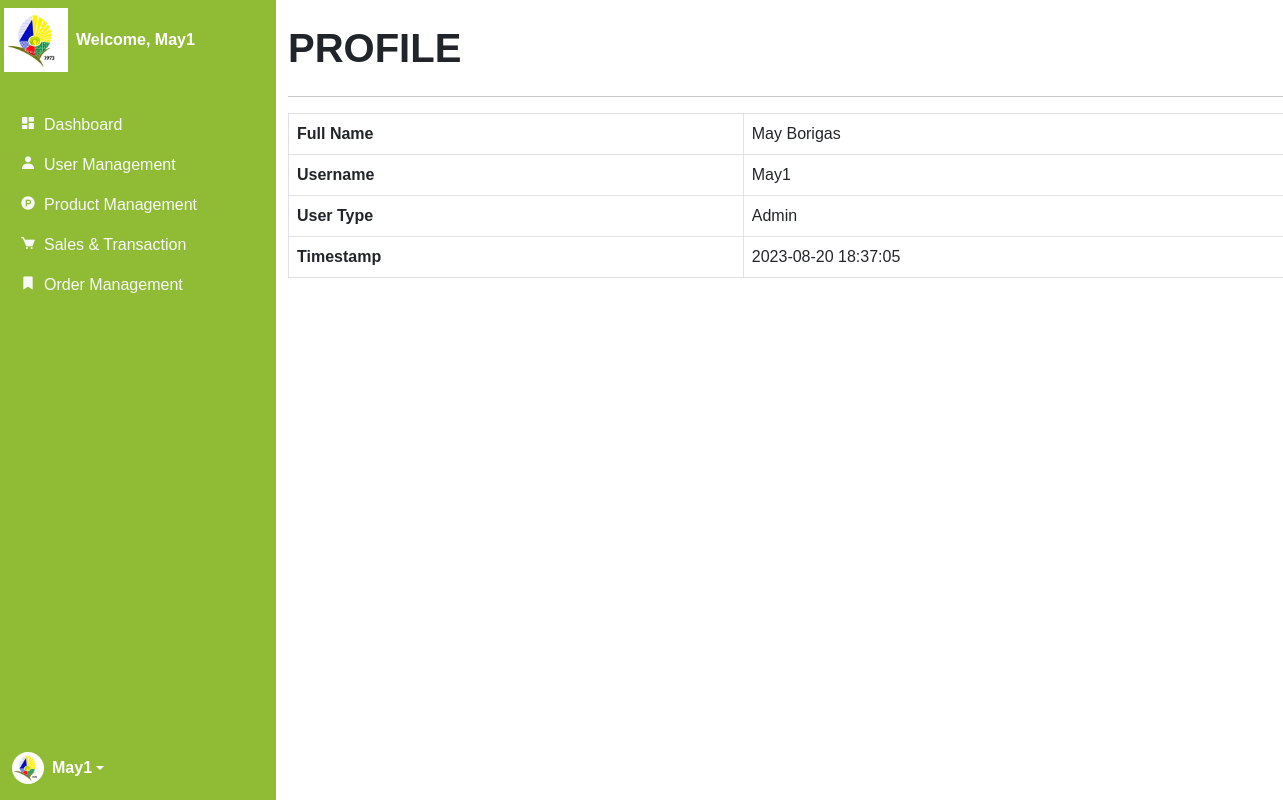
Page /backend/profile.php (signed in) on the committed database.
### tables this page shows
CREATE TABLE `account` (
  `id` int(11) NOT NULL,
  `fullname` varchar(255) NOT NULL,
  `email` varchar(255) NOT NULL,
  `contact` varchar(255) NOT NULL,
  `address` varchar(255) NOT NULL,
  `location` varchar(255) NOT NULL,
  `username` varchar(255) NOT NULL,
  `password` varchar(255) NOT NULL,
  `timestamp` datetime NOT NULL DEFAULT current_timestamp() ON UPDATE current_timestamp(),
  `usertype` varchar(255) NOT NULL
);

### backend/profile.php (the view, shortened to what this page needs)
<?php
    include '../components/backend_header.php';
?>
<body>
    <div class="container-fluid">
        <div class="row flex-nowrap">
            <div class="col-12 col-xl-2">
                <div
                    class="d-flex flex-column align-items-center align-items-sm-start px-3 pt-2 text-white min-vh-100 bg">
                    <div class="d-flex">
                        <img src="../img/logo.png" class="logo me-2" alt="pos">
                        <a href="index.php"
                            class="d-flex align-items-center mb-md-0 me-md-auto text-white text-decoration-none">
                            <span class="fw-bold"><?php echo "Welcome, ", $_SESSION['username']; ?></span>
                        </a>
                    </div>
                    <ul class="nav nav-pills flex-column mb-auto w-100">
                        <li class="nav-item">
                            <a href="dashboard.php" class="nav-link link-light">
                                <i class="bx bxs-dashboard me-2"></i>Dashboard
                            </a>
                        </li>
                        <li class="nav-item">
                            <a href="user.php" class="nav-link link-light">
                                <i class='bx bxs-user me-2'></i>User Management
                            </a>
                        </li>
                        <li class="nav-item">
                            <a href="product.php" class="nav-link link-light">
                                <i class="bx bxl-product-hunt me-2"></i>Product Management
                            </a>
                        </li>
                        <li class="nav-item">
                            <a href="sales.php" class="nav-link link-light">
                                <i class="bx bxs-cart me-2"></i>Sales & Transaction
                            </a>
                        </li>
                        <li class="nav-item">
                            <a href="order.php" class="nav-link link-light">
                                <i class='bx bxs-bookmark me-2'></i>Order Management
                            </a>
                        </li>
                    </ul>
                    <div class="dropdown">
                        <a href="#"
                            class="d-flex align-items-center text-white text-decoration-none dropdown-toggle ms-2"
                            id="dropdownUser2" data-bs-toggle="dropdown" aria-expanded="false">
                            <img src="../img/logo.png" alt="pos" width="32" height="32" class="rounded-circle me-2">
                            <strong><?php echo $_SESSION['username']; ?></strong>
                        </a>
                    </div>
                </div>
            </div>
            <?php
                $username = $_SESSION['username'];
                function fetchUserData($conn, $table, $username) {
                    $query = "SELECT * FROM $table WHERE username = '$username'";
                    $result = $conn->query($query);
                    return $result->fetch_assoc();
                }
                $userData = fetchUserData($conn, 'account', $username);
            ?>
            <div class="col-12 col-xl-10">
                <div class="col mt-4">
                    <h1 class="mb-4 text-uppercase fw-bolder">Profile</h1>
                    <hr>
                    <div class="row">
                        <div class="col">
                            <div class="table-responsive">
                                <table class="table table-bordered">
                                    <tbody>
                                        <tr>
                                            <th>Full Name</th>
                                            <td><?php echo $userData['fullname']; ?></td>
                                        </tr>
                                        <tr>
                                            <th>Username</th>
                                            <td><?php echo $userData['username']; ?></td>
                                        </tr>
                                        <tr>
                                            <th>User Type</th>
                                            <td><?php echo $userData['usertype']; ?></td>
                                        </tr>
                                        <tr>
                                            <th>Timestamp</th>
                                            <td><?php echo $userData['timestamp']; ?></td>
                                        </tr>
                                    </tbody>
                                </table>
                            </div>
                        </div>
                    </div>
                </div>
            </div>
        </div>
    </div>
</body>
</html>

### backend/css/profile.css (style rules this page uses)
* { margin: 0; padding: 0; box-sizing: border-box; font-family: "Poppins", sans-serif; }
html { width: 100%; margin: 0; background-color: var(--background); }
:root { --text: #000000; --background: #f5f5f5; --primary: #90BC35; --secondary: #FFF78C; --accent: #183D8B; --white: #FFFFFF; }
.container-fluid { padding: 0; }
.container-fluid .row { margin-right: 1rem; }
.container-fluid .bg { background-color: var(--primary); }
.container-fluid .logo { width: 4rem; }
.container-fluid .col-xl-2 { width: 18rem; padding: 0; }
.container-fluid .dropdown { margin-bottom: 1rem; }
.container-fluid .table { width: 75rem; }

### rows in the picture
account: fullname "May Borigas", username "May1", usertype "Admin", timestamp "2023-08-20 18:37:05"

### other values in the picture
$_SESSION['username'] "May1"
